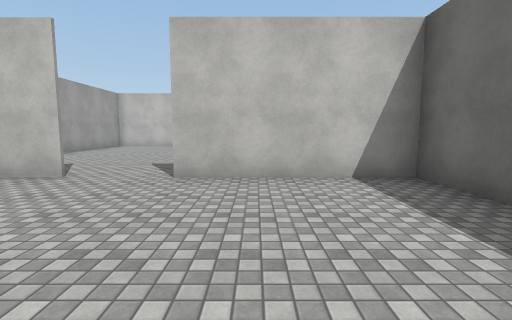
View 1 (above)

13 first-person views from a walk through a scene from a Unity 3-D project. The camera is 1.5 m above the floor, tilts 6° down and sees 85° across. The floor is counted in squares, 2 m on a side. Each view is taken from the middle of a square. On the plan, view 1 faces up. The plan holds only what a view shows up to about 10 squares ahead; the rest is blank. The player character is not drawn. Some animated figures are not drawn. Surface patterns are stand-ins for the level's own textures.

View 2
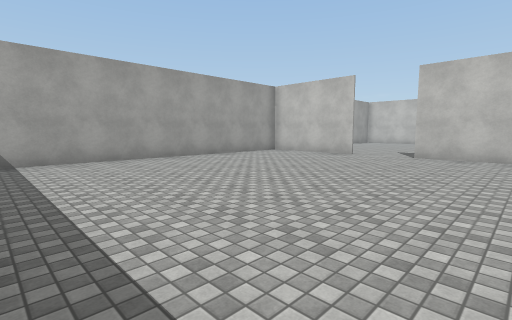

View 3
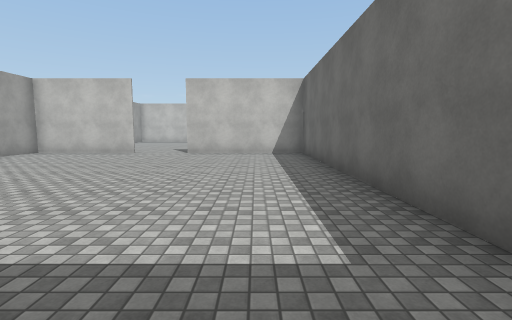

View 4
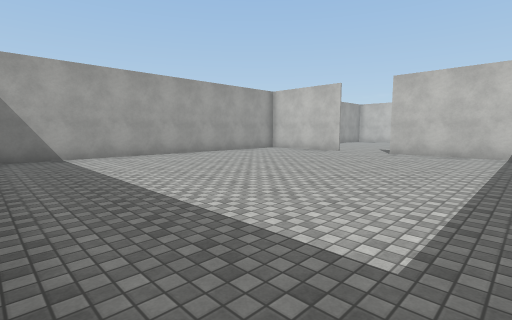

View 5
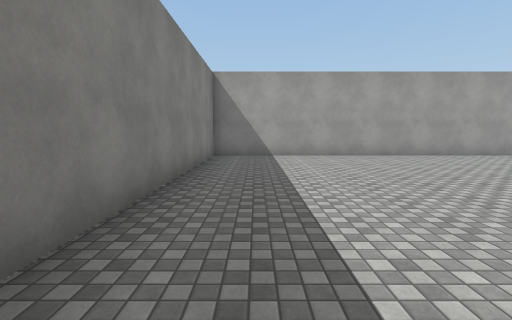

View 6
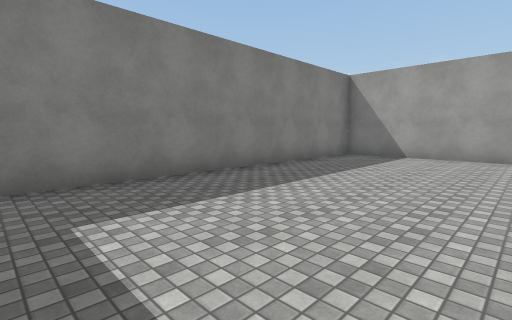

View 7
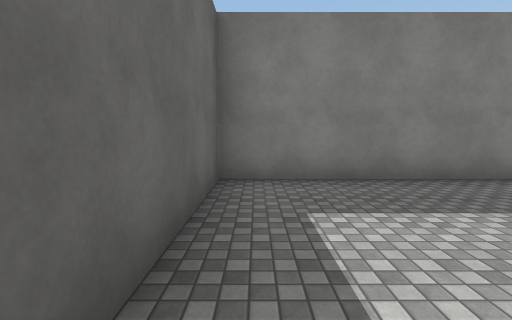

View 8
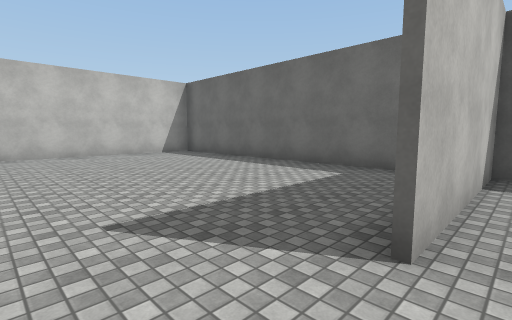

View 9
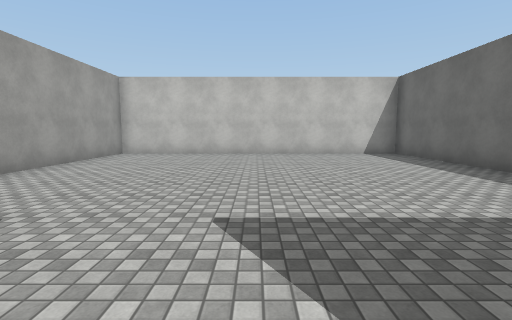

View 10
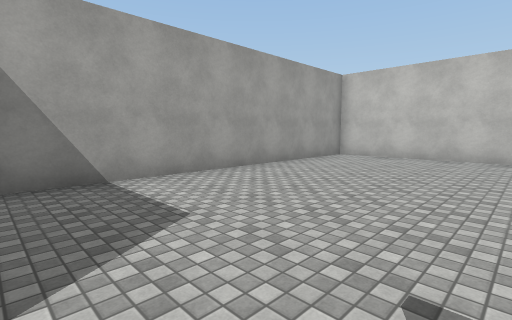

View 11
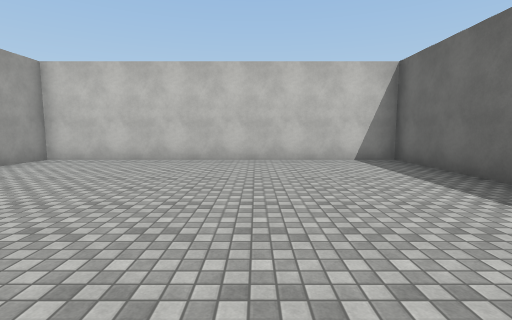

View 12
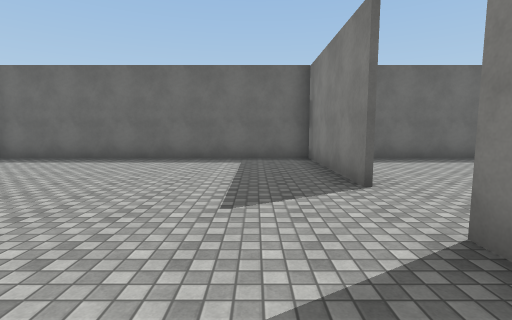

View 13
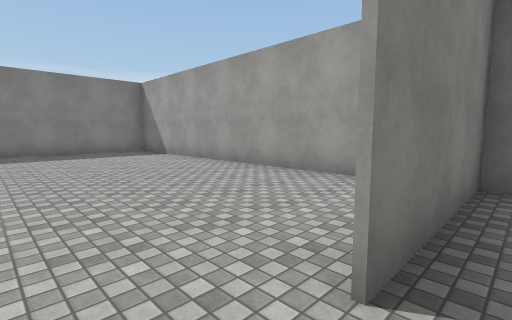

### Floor plan
Ten units are one square. View 1 is at (0, 0); x grows to the right and y downward. Boxes are objects, and circles mark ways between rooms. Rooms are numbered by the first view taken in them; rooms with no view inside come last. Other rooms are left out.
<svg viewBox="-73 -137 106 195">
<path fill="none" stroke="#000" d="M-31 -44 -65 -44M26 -44 -14 -44M-64 -49 -64 53 26 53 26 -50M-14 -45 28 -45M26 -50 26 -132 -64 -132 -64 -49M-68 -45 -31 -45"/>
<circle cx="-25" cy="-50" r="3" fill="#2a7"/>
<text x="-20" y="0">1</text>
<text x="-20" y="-90">2</text>
</svg>
Room 1 opens to room 2.

Where each view was taken, in squares from view 1:
view 1: 0 up, 0 right, facing up
view 2: 4 down, 1 right, facing up-left
view 3: 5 down, 1 right, facing up
view 4: 5 down, 2 right, facing up-left
view 5: 4 down, 2 right, facing left
view 6: 1 down, 2 right, facing down-left
view 7: 1 down, 2 right, facing down
view 8: 4 up, 3 left, facing up-right
view 9: 4 up, 2 left, facing up
view 10: 5 up, 2 left, facing up-left
view 11: 6 up, 1 left, facing up
view 12: 6 up, 5 left, facing right
view 13: 5 up, 2 left, facing down-left
